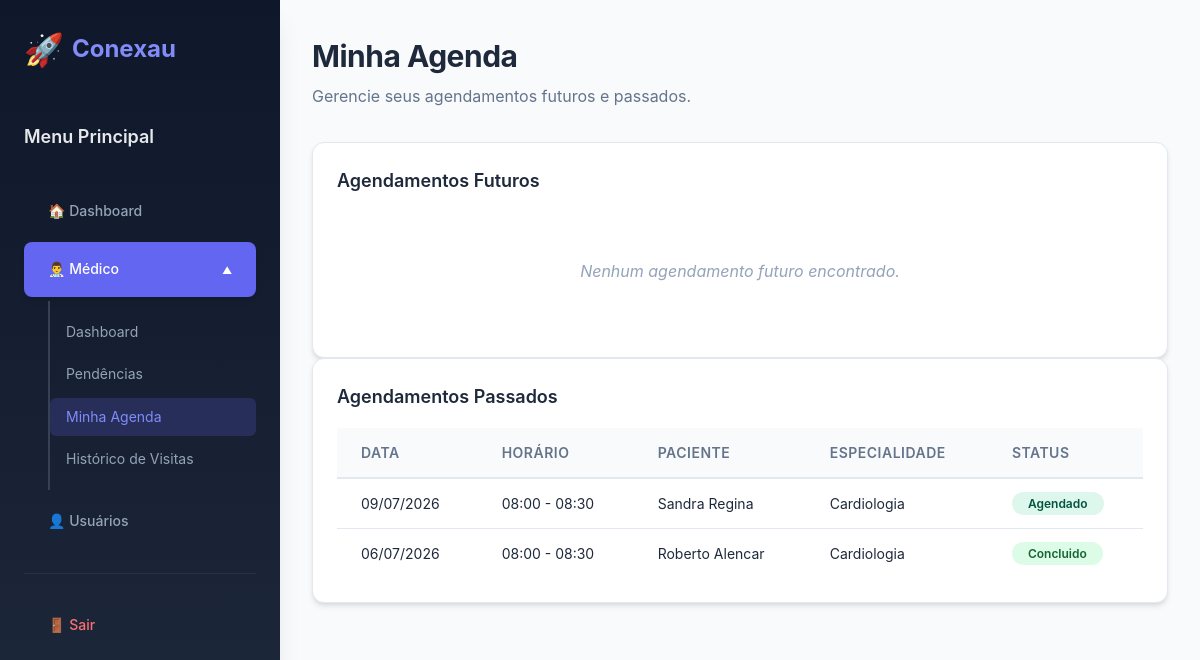
The app's page /index.php?controller=Medico&action=minha_agenda (signed in) with its own data.
### tables this page shows
CREATE TABLE tbl_agendamento (
  id bigint NOT NULL AUTO_INCREMENT,
  data_agendamento date NOT NULL,
  horario_inicio time NOT NULL,
  horario_fim time NOT NULL,
  status enum('agendado','em_andamento', 'pendente', 'concluido','cancelado') DEFAULT 'pendente',
  criado_em timestamp DEFAULT current_timestamp(),
  fk_profissional bigint NOT NULL,
  fk_paciente bigint NOT NULL,
  PRIMARY KEY (id),
  FOREIGN KEY (fk_profissional) REFERENCES tbl_profissional(id),
  FOREIGN KEY (fk_paciente) REFERENCES tbl_paciente(id)
);

CREATE TABLE tbl_usuario (
  id bigint NOT NULL AUTO_INCREMENT,
  nome varchar(100) NOT NULL,
  email varchar(50) UNIQUE NOT NULL,
  senha varchar(255) NOT NULL,
  perfil varchar(50) NOT NULL,
  status varchar(50) NOT NULL DEFAULT 'ativo',
  PRIMARY KEY (id)
);

CREATE TABLE tbl_profissional (
  id bigint(11) NOT NULL AUTO_INCREMENT,
  especialidade varchar(150) NOT NULL,
  numero_registro varchar(100) NOT NULL,
  criado_em timestamp DEFAULT current_timestamp(),
  fk_usuario bigint NOT NULL,
  PRIMARY KEY (id),
  FOREIGN KEY (fk_usuario) REFERENCES tbl_usuario(id)
);

### app/controllers/MedicoController.php (called while the page is built, shortened)
<?php
require_once __DIR__ . '/../middleware/Session.php';
require_once __DIR__ . '/../models/Profissional.php';
class MedicoController {
    private $profissionalModel;
    public function __construct() {
        $this->profissionalModel = new Profissional();
    }
    public function minha_agenda() {
        $id_usuario = Session::get('usuario_id');
        $id_profissional = $this->profissionalModel->getIdByUsuario($id_usuario);
        $agendamentos_futuros = [];
        if ($id_profissional) {
            $agendamentos_futuros = $this->profissionalModel->getAgendamentosFuturos($id_profissional);
        }
        $agendamentos_passados = [];
        if ($id_profissional) {
            $agendamentos_passados = $this->profissionalModel->getAgendamentosPassados($id_profissional);
        }
        require_once __DIR__ . '/../views/medico/minha_agenda.php';
    }
}

### config/Database.php (called while the page is built)
<?php
class Database {
    private static $host = "localhost";
    private static $dbname = "conexau";
    private static $user = "root";
    private static $pass = "";
    private static $conexao = null;
    public static function getConnection() {
        if (self::$conexao === null) {
            try {
                self::$conexao = new PDO(
                    "mysql:host=" . self::$host . ";dbname=" . self::$dbname . ";charset=utf8",
                    self::$user,
                    self::$pass,
                    [
                        PDO::ATTR_ERRMODE => PDO::ERRMODE_EXCEPTION,
                        PDO::ATTR_DEFAULT_FETCH_MODE => PDO::FETCH_ASSOC
                    ]
                );
            } catch (PDOException $e) {
                die("Erro na conexão com o banco de dados: " . $e->getMessage());
            }
        }
        return self::$conexao;
    }
}

### app/middleware/Session.php (called while the page is built, shortened)
<?php
class Session {
    public static function get(string $key, $default = null) {
        return $_SESSION[$key] ?? $default;
    }
}

### app/models/Model.php (called while the page is built, shortened)
<?php
require_once __DIR__ . '/../../config/Database.php';
abstract class Model {
    public function __construct() {
        $this->db = Database::getConnection();
    }
}

### app/models/profissional.php (called while the page is built, shortened)
<?php
require_once __DIR__ . '/Model.php';
class Profissional extends Model {
    protected $table = 'tbl_profissional';
    public function getIdByUsuario($usuarioId) {
        $stmt = $this->db->prepare("SELECT id FROM {$this->table} WHERE fk_usuario = :fk");
        $stmt->execute(['fk' => $usuarioId]);
        $result = $stmt->fetch(PDO::FETCH_ASSOC);
        return $result['id'] ?? null;
    }
    public function getAgendamentosPassados($profissionalId) {
        $stmt = $this->db->prepare("SELECT a.data_agendamento, a.horario_inicio, a.horario_fim, a.status,
                                             u.nome AS nome_paciente, p.especialidade
                                      FROM tbl_agendamento a
                                      JOIN {$this->table} p ON a.fk_profissional = p.id
                                      JOIN tbl_paciente pac ON a.fk_paciente = pac.id
                                      JOIN tbl_usuario u ON pac.fk_usuario = u.id
                                      WHERE a.fk_profissional = :fk
                                        AND a.data_agendamento < CURDATE()
                                      ORDER BY a.data_agendamento DESC, a.horario_inicio DESC
                                      LIMIT 10");
        $stmt->execute(['fk' => $profissionalId]);
        return $stmt->fetchAll(PDO::FETCH_ASSOC);
    }
}

### app/views/medico/minha_agenda.php (the view, shortened to what this page needs)
<?php include 'app/views/header.php'; ?>
<div class="main-container">
    <header>
        <h1>Minha Agenda</h1>
        <p>Gerencie seus agendamentos futuros e passados.</p>
    </header>
    <div class="table-container">
        <h2>Agendamentos Futuros</h2>
        <?php if (empty($agendamentos_futuros)): ?>
            <p class="sem-dados">Nenhum agendamento futuro encontrado.</p>
        <?php endif; ?>
    </div>
    <div class="table-container">
        <h2>Agendamentos Passados</h2>
        <?php if (empty($agendamentos_passados)): ?>
            <p class="sem-dados">Nenhum agendamento passado encontrado.</p>
        <?php else: ?>
        <table>
            <thead>
                <tr>
                    <th>Data</th>
                    <th>Horário</th>
                    <th>Paciente</th>
                    <th>Especialidade</th>
                    <th>Status</th>
                </tr>
            </thead>
            <tbody>
                <?php foreach ($agendamentos_passados as $ag):
                    $data_br = date('d/m/Y', strtotime($ag['data_agendamento']));
                    $horario = substr($ag['horario_inicio'], 0, 5) . ' - ' . substr($ag['horario_fim'], 0, 5);
                    $status = $ag['status'];
                ?>
                <tr>
                    <td><?= $data_br ?></td>
                    <td><?= $horario ?></td>
                    <td><?= htmlspecialchars($ag['nome_paciente']) ?></td>
                    <td><?= htmlspecialchars($ag['especialidade']) ?></td>
                    <td><span class="status-table <?= $status ?>"><?= ucfirst($status) ?></span></td>
                </tr>
                <?php endforeach; ?>
            </tbody>
        </table>
        <?php endif; ?>
    </div>
</div>

### public/Assets/css/app.css (style rules this page uses)
* { margin: 0; padding: 0; box-sizing: border-box; }
.main-container { flex: 1; padding: var(--spacing-xl); overflow-y: auto; margin-left: 0; transition: margin-left var(--transition) ease; }
@media (min-width: 769px) { .main-container { margin-left: 280px; } }
.table-container { background: var(--bg-secondary); border-radius: var(--border-radius-md); padding: var(--spacing-lg); box-shadow: var(--shadow); border: 1px solid var(--border-color); overflow-x: auto; }
.table-container h2 { font-size: var(--font-size-lg); font-weight: 600; color: var(--text-primary); margin-bottom: var(--spacing-md); }
table { width: 100%; border-collapse: collapse; text-align: left; }
th { background: var(--gray-50); color: var(--text-secondary); padding: var(--spacing-md) var(--spacing-lg); font-size: var(--font-size-sm); font-weight: 600; text-transform: uppercase; letter-spacing: 0.5px; border-bottom: 2px solid var(--border-color); }
td { padding: var(--spacing-md) var(--spacing-lg); border-bottom: 1px solid var(--border-color); font-size: var(--font-size-sm); color: var(--text-primary); }
tr:last-child td { border-bottom: none; }
.status-table { padding: var(--spacing-xs) var(--spacing-md); border-radius: var(--border-radius-xl); font-size: var(--font-size-xs); font-weight: 600; text-transform: capitalize; }
.status-table.agendado { background: #def7ec; color: #03543f; }
.status-table.concluido { background: #dcfce7; color: #166534; }
header { margin-bottom: var(--spacing-xl); }
header h1 { font-size: var(--font-size-3xl); font-weight: 700; color: var(--text-primary); margin-bottom: var(--spacing-xs); letter-spacing: -0.5px; }
header p { color: var(--text-secondary); font-size: var(--font-size-base); }
.sem-dados { text-align: center; padding: var(--spacing-2xl); color: var(--text-muted); font-size: var(--font-size-base); font-style: italic; }

### records on screen
tbl_agendamento: data_agendamento "09/07/2026", horario "08:00 - 08:30", tbl_usuario.nome "Sandra Regina", fk_profissional.especialidade "Cardiologia", status "Agendado"
tbl_agendamento: data_agendamento "06/07/2026", horario "08:00 - 08:30", tbl_usuario.nome "Roberto Alencar", fk_profissional.especialidade "Cardiologia", status "Concluido"
